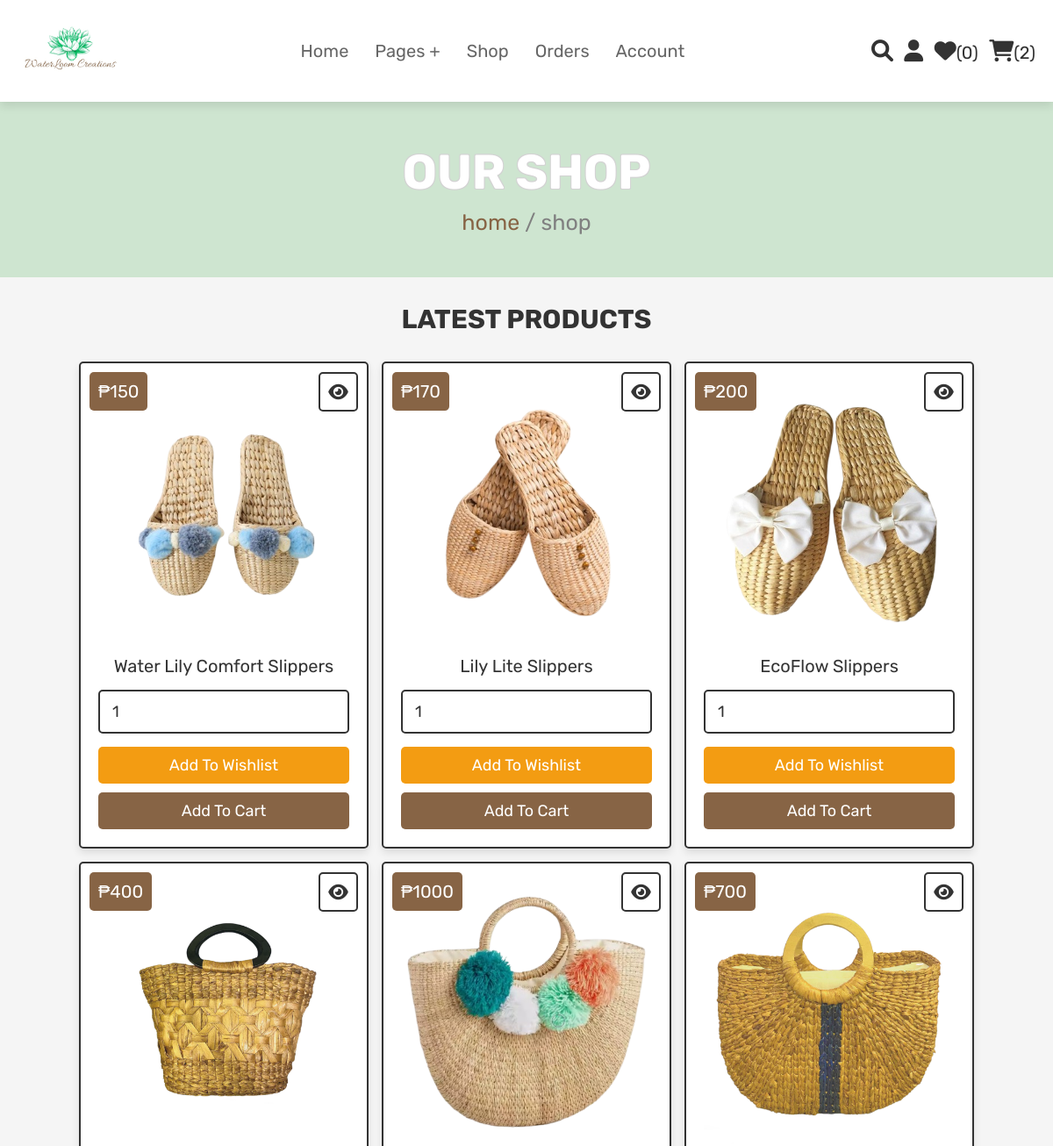
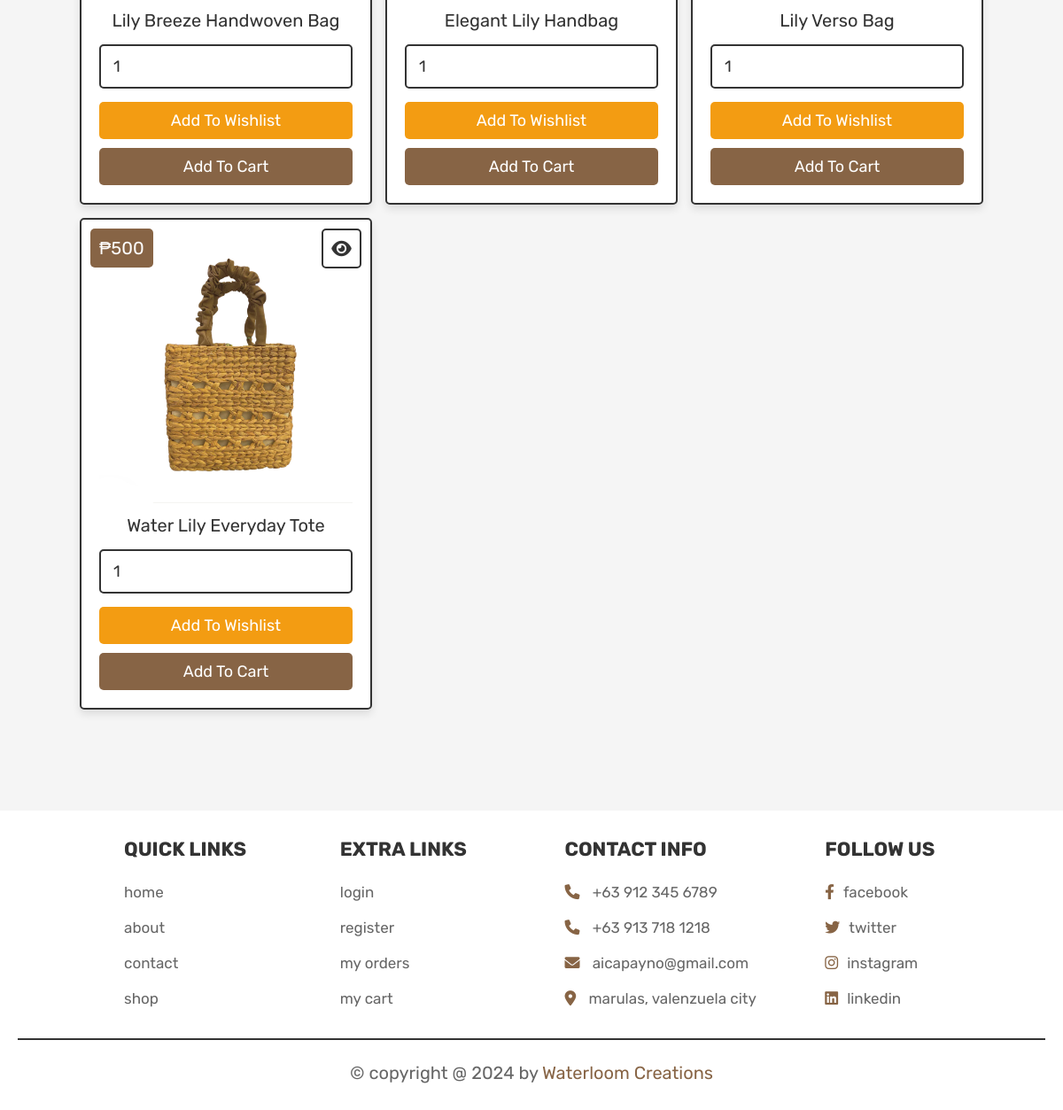
/shop.php (signed in), run on the app's committed database (2 pictures, top to bottom).
### tables this page shows
CREATE TABLE IF NOT EXISTS `products` (
  `id` int NOT NULL AUTO_INCREMENT,
  `name` varchar(100) NOT NULL,
  `details` varchar(500) NOT NULL,
  `price` int NOT NULL,
  `image` varchar(100) NOT NULL,
  PRIMARY KEY (`id`)
);

### shop.php (the view, shortened to what this page needs)
<?php
@include 'config.php';
?>
<?php @include 'header.php'; ?>
<section class="heading">
    <h3>our shop</h3>
    <p> <a href="/">home</a> / shop </p>
</section>
<section class="products">
   <h1 class="title">latest products</h1>
   <div class="box-container">
      <?php
         $select_products = mysqli_query($conn, "SELECT * FROM `products`") or die('query failed');
         if(mysqli_num_rows($select_products) > 0){
            while($fetch_products = mysqli_fetch_assoc($select_products)){
      ?>
      <form action="" method="POST" class="box">
         <a href="view_page.php?pid=<?php echo $fetch_products['id']; ?>" class="fas fa-eye"></a>
         <div class="price">&#8369;<?php echo $fetch_products['price']; ?></div>
         <img src="uploaded_img/<?php echo $fetch_products['image']; ?>" alt="" class="image">
         <div class="name"><?php echo $fetch_products['name']; ?></div>
         <input type="number" name="product_quantity" value="1" min="0" class="qty">
         <input type="submit" value="add to wishlist" name="add_to_wishlist" class="option-btn">
         <input type="submit" value="add to cart" name="add_to_cart" class="btn">
      </form>
      <?php
         }
      }else{
         echo '<p class="empty">no products added yet!</p>';
      }
      ?>
   </div>
</section>
<br>
<br>
<br>
<br>
<br>
<br>
<br>
<?php @include 'footer.php'; ?>

### css/style1.css (style rules this page uses)
:root { --pink:#876445; --red:#c0392b; --orange:#f39c12; --black: #333; --white:#fff; --light-color:#666; --light-white:#ccc; --light-bg:#f5f5f5; --border:.2rem solid var(--black); --box-shadow:0 .5rem 1rem rgba(0,0,0,.1); }
* { font-family: 'Rubik', sans-serif; margin:0; padding:0; box-sizing: border-box; outline: none; border:none; text-decoration: none; transition:all .2s linear; }
html { font-size: 62.5%; overflow-x: hidden; scroll-behavior: smooth; scroll-padding-top: 6.5rem; }
body { background: var(--light-bg); }
section { padding:3rem 2rem; }
.btn, .delete-btn, .option-btn { display: inline-block; border-radius: .5rem; margin-top: 1rem; font-size: 1.8rem; color:var(--white); cursor: pointer; padding:1rem 3rem; text-transform: capitalize; }
.btn { background-color: var(--pink); }
.option-btn { background-color: var(--orange); }
.heading { display: flex; flex-flow: column; align-items: center; justify-content: center; gap:1rem; background-color: #CEE5D0; text-align: center; min-height: 25vh; }
.heading h3 { font-size: 5.5rem; color:var(--white); text-transform: uppercase; text-shadow: -1px -1px 0 lightgray, 1px -1px 0 lightgray, -1px 1px 0 lightgray, 1px 1px 0 lightgray; }
.heading p { font-size: 2.5rem; color:gray; }
.heading p a { color:var(--pink); }
.title { text-align: center; margin-bottom: 2rem; color:var(--black); text-transform: uppercase; font-size: 4rem; }
.products .box-container { max-width: 1200px; margin:0 auto; display: grid; grid-template-columns: repeat(auto-fit, 33rem); gap:1.5rem; align-items: flex-start; justify-content: center; }
.products .box-container .box { background-color: var(--white); border:var(--border); box-shadow: var(--box-shadow); border-radius: .5rem; padding:2rem; text-align: center; position: relative; }
.products .box-container .box .image { height: 30rem; width: 100%; object-fit: cover; }
.products .box-container .box .fa-eye, .products .box-container .box .price { position: absolute; top:1rem; border-radius: .5rem; }
.products .box-container .box .price { font-size: 2rem; padding:1rem; background-color: var(--pink); color:var(--white); left:1rem; }
.products .box-container .box .fa-eye { right:1rem; height: 4.5rem; width: 4.5rem; line-height: 4.2rem; font-size: 2rem; background-color: var(--white); color:var(--black); border:var(--border); }
.products .box-container .box .name { margin:1rem; font-size: 2rem; color:var(--black); }
.products .box-container .box .qty { width: 100%; padding:1.2rem 1.4rem; font-size: 1.8rem; color:var(--black); border:var(--border); border-radius: .5rem; margin:.5rem 0; }
.products .box-container .box .btn, .products .box-container .box .option-btn { width: 100%; }
.title { font-size: 3rem; margin-bottom: 3rem; color: #333; }

### data on the page
products: price "150", image (picture), name "Water Lily Comfort Slippers"
products: price "170", image (picture), name "Lily Lite Slippers"
products: price "200", image (picture), name "EcoFlow Slippers"
products: price "400", image (picture), name "Lily Breeze Handwoven Bag"
products: price "1000", image (picture), name "Elegant Lily Handbag"
products: price "700", image (picture), name "Lily Verso Bag"
products: price "500", image (picture), name "Water Lily Everyday Tote"

### other printed values
$wishlist_num_rows "0"
$cart_num_rows "2"
